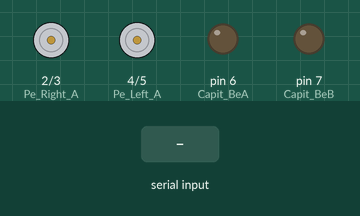
The sketch below on a simulated Arduino Mega 2560, built with avr-gcc and run on an emulated ATmega2560. Shown: motor-driver pin pairs drawn as motors (green arrow = first pin HIGH = forward, orange = second pin HIGH = backward, longer = more drive), output pins drawn as LEDs (lit = HIGH). The test bench sets the inputs (shaded band).

Above: at 1.2 s.
1.3 s: "I" received over the second serial link
At 2.1 s:
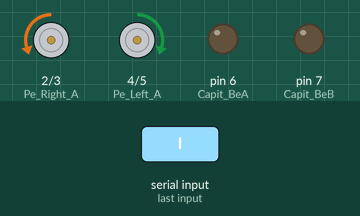
2.8 s: "T" received over the second serial link
At 3.3 s:
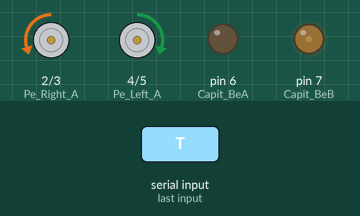
Timing chart, 0 to 5.8 s (numbered marks = the images above; inputs shaded):
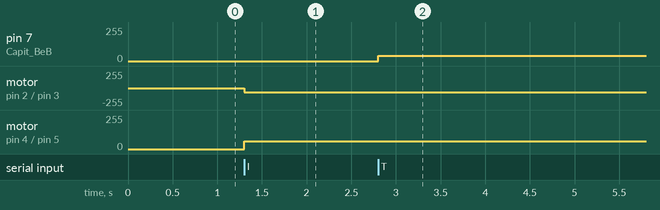

Measured:
- after the input at 1.3 s, motor on pin 2 (Pe_Right_A) / pin 3 (Pe_Right_B): stopped → backward 60/255 at once; motor on pin 4 (Pe_Left_A) / pin 5 (Pe_Left_B): stopped → forward 60/255 at once
- after the input at 2.8 s, pin 7 (Capit_BeB): 0/255 → 40/255 at once

The sketch:

Master.ino
```cpp
/* MASTER */
/*
   Motor Pelontar
*/
#define GamePad Serial3
#define Slave Serial2
 #define Enc Serial1

/*motor*/
#define Pe_Right_A 2
#define Pe_Right_B 3
#define Pe_Left_A 4
#define Pe_Left_B 5

#define encPE_CHA 33
#define encPE_CHB 31


#define Switch A11
#define Capit_BeA 6
#define Capit_BeB 7

struct ENC
{
  volatile long int pulseCnt;
  long int lastpulse;
} EncPE;

struct COM
{
  char data = 'Z';
} SLave, joyStick;

void LogData()
{
  if (GamePad.available())
  {
    joyStick.data = GamePad.read();
    Slave.print(joyStick.data);
    // Serial.println(joyStick.data);
  }
}

void setup() {
  Serial.begin(9600);
  GamePad.begin(9600);
  Slave.begin(9600);
  pinMode(encPE_CHA, INPUT_PULLUP);
  pinMode(encPE_CHB, INPUT_PULLUP);
  pinMode(Switch, INPUT_PULLUP);
  pinMode(Pe_Right_A, OUTPUT);
  pinMode(Pe_Right_B, OUTPUT);
  pinMode(Pe_Left_A, OUTPUT);
  pinMode(Pe_Left_B, OUTPUT);
  pinMode(Capit_BeA, OUTPUT);
  pinMode(Capit_BeB, OUTPUT);
  attachInterrupt(digitalPinToInterrupt(encPE_CHA), encPE_INTT_A, CHANGE);
  attachInterrupt(digitalPinToInterrupt(encPE_CHB), encPE_INTT_B, CHANGE);
}

void loop() {
  LogData();
  CtrlManual();
//Serial.println(EncPE.pulseCnt);
}

void CtrlManual() {
  if (joyStick.data == 'I') {
    Pelontar(60);
  } if (joyStick.data == 'J') {
    Pelontar(0);
  } if (joyStick.data == 'O') {
    while (true) {
      if (!SWITCH()) {
        MTR_CAPIT_CCW(40);
      } else {
        MTR_CAPIT_CCW(0);
        EncPE.pulseCnt = 0;
        break;
      }
    }
  } if (joyStick.data == 'T') {
    while (true) {
      if (EncPE.pulseCnt <= 200) {
        MTR_CAPIT_CW(40);
      } else {
        MTR_CAPIT_CW(0);
        break;
      }
    }
  }

}

bool SWITCH() {
  return digitalRead(Switch);
}
```

ENC.ino
```cpp
void encPE_INTT_A()
{
  if (digitalRead(encPE_CHA) == HIGH)
  {
    if (digitalRead(encPE_CHB) == LOW)
    {
      EncPE.pulseCnt++;
    }
    else
    {
      EncPE.pulseCnt--;
    }
  }
  else
  {
    if (digitalRead(encPE_CHB) == HIGH)
    {
      EncPE.pulseCnt++;
    }
    else
    {
      EncPE.pulseCnt--;
    }
  }
}

void encPE_INTT_B()
{
  if (digitalRead(encPE_CHA) == HIGH)
  {
    if (digitalRead(encPE_CHB) == HIGH)
    {
      EncPE.pulseCnt++;
    }
    else
    {
      EncPE.pulseCnt--;
    }
  }
  else
  {
    if (digitalRead(encPE_CHB) == LOW)
    {
      EncPE.pulseCnt++;
    }
    else
    {
      EncPE.pulseCnt--;
    }
  }
}
```

motor.ino
```cpp
void Pelontar(int pwm) {
  digitalWrite(Pe_Right_A, LOW);
  analogWrite(Pe_Right_B, pwm);
  digitalWrite(Pe_Left_B, LOW);
  analogWrite(Pe_Left_A, pwm);
}

void MTR_CAPIT_CW(int pwm) {
  digitalWrite(Capit_BeA, LOW);
  analogWrite(Capit_BeB, pwm);
}

void MTR_CAPIT_CCW(int pwm) {
  digitalWrite(Capit_BeB, LOW);
  analogWrite(Capit_BeA, pwm);
}
```
